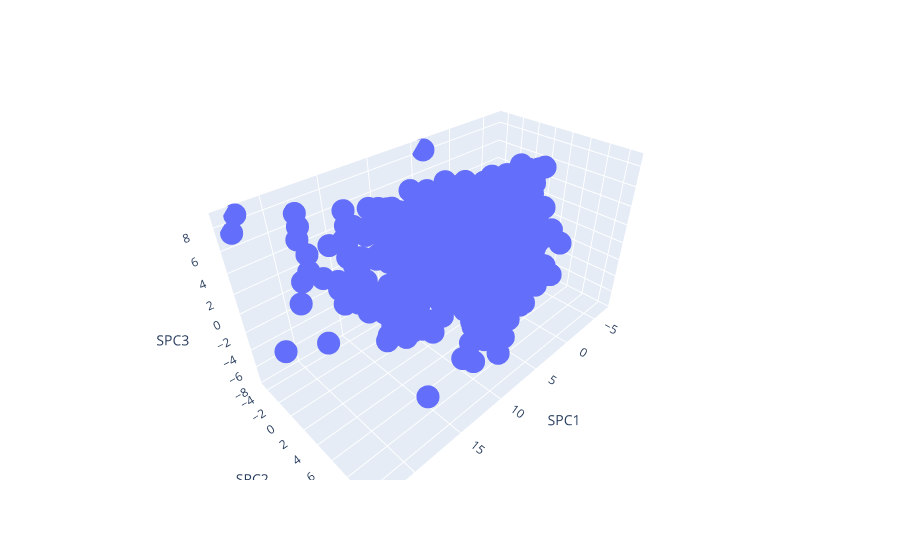

Source (notebook cell):
### Code cell
sparse_pca = SparsePCA(n_components=3, random_state=len(PCA_data_numbers[0]))
#print(len(PCA_data_numbers[0]))
sparse_pca_data = sparse_pca.fit_transform(PCA_data_numbers)

# Converting the transformed data back to a DataFrame
df_sparse_pca = pd.DataFrame(sparse_pca_data, columns=['SPC1', 'SPC2', 'SPC3'])

fig_2d = px.scatter_3d(df_sparse_pca, x='SPC1', y='SPC2', z='SPC3')
fig_2d.show()

### Figure 1 — Plotly figure (JSON) as saved in the notebook; plotly's stock layout.template omitted (floating-point values rounded to 4 significant figures; data arrays with more than 128 entries replaced by an {"elided": "..."} marker saying what was removed)
{"data": [{"hovertemplate": "SPC1=%{x}<br>SPC2=%{y}<br>SPC3=%{z}<extra></extra>", "legendgroup": "", "marker": {"color": "#636efa", "symbol": "circle"}, "mode": "markers", "name": "", "scene": "scene", "showlegend": false, "type": "scatter3d", "x": {"elided": "2217 float values"}, "y": {"elided": "2217 float values"}, "z": {"elided": "2217 float values"}}], "layout": {"legend": {"tracegroupgap": 0}, "margin": {"t": 60}, "scene": {"domain": {"x": [0, 1], "y": [0, 1]}, "xaxis": {"title": {"text": "SPC1"}}, "yaxis": {"title": {"text": "SPC2"}}, "zaxis": {"title": {"text": "SPC3"}}}}}
